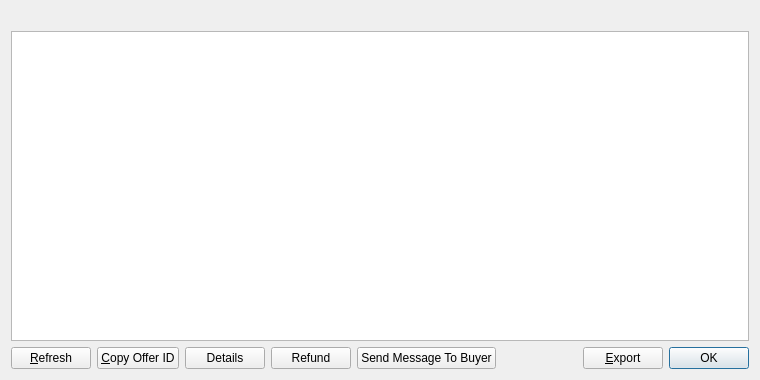
<?xml version="1.0" encoding="UTF-8"?>
<ui version="4.0">
 <class>MyAcceptedOfferListPage</class>
 <widget class="QWidget" name="MyAcceptedOfferListPage">
  <property name="geometry">
   <rect>
    <x>0</x>
    <y>0</y>
    <width>760</width>
    <height>380</height>
   </rect>
  </property>
  <property name="windowTitle">
   <string>My Accepted Offers</string>
  </property>
  <layout class="QVBoxLayout" name="verticalLayout">
   <item>
    <widget class="QLabel" name="labelExplanation">
     <property name="textFormat">
      <enum>Qt::PlainText</enum>
     </property>
     <property name="wordWrap">
      <bool>true</bool>
     </property>
    </widget>
   </item>
   <item>
    <widget class="QTableView" name="tableView">
     <property name="contextMenuPolicy">
      <enum>Qt::CustomContextMenu</enum>
     </property>
     <property name="toolTip">
      <string/>
     </property>
     <property name="tabKeyNavigation">
      <bool>false</bool>
     </property>
     <property name="alternatingRowColors">
      <bool>true</bool>
     </property>
     <property name="selectionMode">
      <enum>QAbstractItemView::SingleSelection</enum>
     </property>
     <property name="selectionBehavior">
      <enum>QAbstractItemView::SelectRows</enum>
     </property>
     <property name="sortingEnabled">
      <bool>true</bool>
     </property>
     <attribute name="verticalHeaderVisible">
      <bool>false</bool>
     </attribute>
    </widget>
   </item>
   <item>
    <layout class="QHBoxLayout" name="horizontalLayout">
     <item>
      <widget class="QPushButton" name="refreshButton">
       <property name="maximumSize">
        <size>
         <width>16777215</width>
         <height>48</height>
        </size>
       </property>
       <property name="text">
        <string>&amp;Refresh</string>
       </property>
       <property name="icon">
        <iconset resource="../bitcoin.qrc">
         <normaloff>:/icons/refresh</normaloff>:/icons/refresh</iconset>
       </property>
      </widget>
     </item>
     <item>
      <widget class="QPushButton" name="copyOffer">
       <property name="toolTip">
        <string>Copy the currently selected alias to the system clipboard</string>
       </property>
       <property name="text">
        <string>&amp;Copy Offer ID</string>
       </property>
       <property name="icon">
        <iconset resource="../bitcoin.qrc">
         <normaloff>:/icons/editcopy</normaloff>:/icons/editcopy</iconset>
       </property>
      </widget>
     </item>
     <item>
      <widget class="QPushButton" name="detailButton">
       <property name="text">
        <string>Details</string>
       </property>
       <property name="icon">
        <iconset resource="../bitcoin.qrc">
         <normaloff>:/icons/details</normaloff>:/icons/details</iconset>
       </property>
      </widget>
     </item>
     <item>
      <widget class="QPushButton" name="refundButton">
       <property name="text">
        <string>Refund</string>
       </property>
       <property name="icon">
        <iconset resource="../bitcoin.qrc">
         <normaloff>:/icons/bitcoin</normaloff>:/icons/bitcoin</iconset>
       </property>
      </widget>
     </item>
     <item>
      <widget class="QPushButton" name="messageButton">
       <property name="text">
        <string>Send Message To Buyer</string>
       </property>
       <property name="icon">
        <iconset resource="../bitcoin.qrc">
         <normaloff>:/icons/outmail</normaloff>:/icons/outmail</iconset>
       </property>
      </widget>
     </item>
     <item>
      <spacer name="horizontalSpacer">
       <property name="orientation">
        <enum>Qt::Horizontal</enum>
       </property>
       <property name="sizeHint" stdset="0">
        <size>
         <width>40</width>
         <height>20</height>
        </size>
       </property>
      </spacer>
     </item>
     <item>
      <widget class="QPushButton" name="exportButton">
       <property name="toolTip">
        <string>Export the data in the current tab to a file</string>
       </property>
       <property name="text">
        <string>&amp;Export</string>
       </property>
       <property name="icon">
        <iconset resource="../bitcoin.qrc">
         <normaloff>:/icons/export</normaloff>:/icons/export</iconset>
       </property>
      </widget>
     </item>
     <item>
      <widget class="QDialogButtonBox" name="buttonBox">
       <property name="sizePolicy">
        <sizepolicy hsizetype="Maximum" vsizetype="Fixed">
         <horstretch>0</horstretch>
         <verstretch>0</verstretch>
        </sizepolicy>
       </property>
       <property name="standardButtons">
        <set>QDialogButtonBox::Ok</set>
       </property>
      </widget>
     </item>
    </layout>
   </item>
  </layout>
 </widget>
 <resources>
  <include location="../bitcoin.qrc"/>
 </resources>
 <connections/>
</ui>
